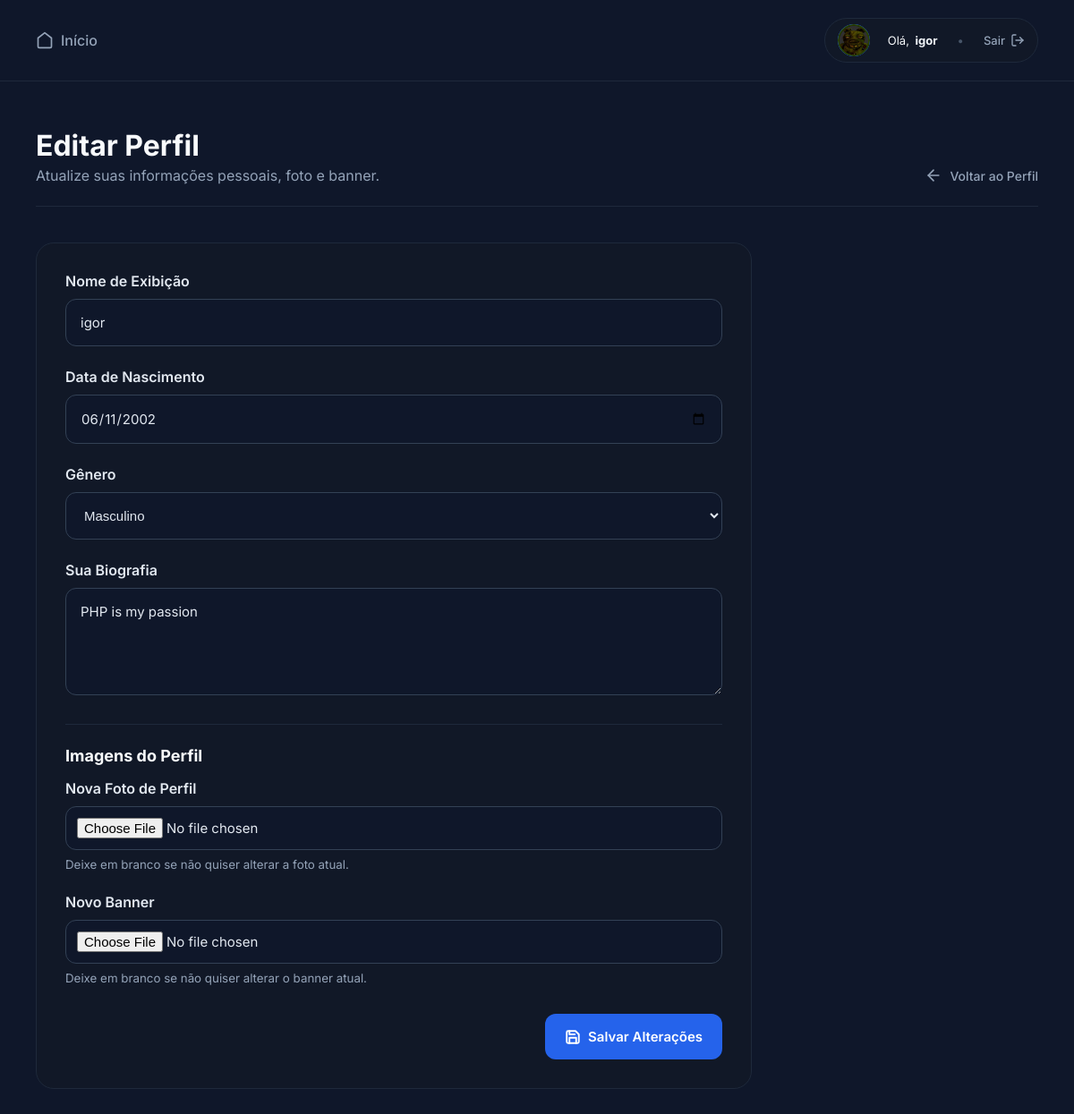
/cms/admin/editar-perfil.php (signed in), run on the app's committed database.
### tables this page shows
CREATE TABLE `usuarios` (
  `id` int(11) NOT NULL,
  `nome` varchar(100) NOT NULL,
  `foto` varchar(255) DEFAULT NULL,
  `banner` varchar(255) DEFAULT NULL,
  `biografia` text DEFAULT NULL,
  `data_nascimento` date DEFAULT NULL,
  `genero` varchar(50) DEFAULT NULL,
  `username` varchar(50) NOT NULL,
  `email` varchar(100) NOT NULL,
  `senha` varchar(255) NOT NULL,
  `criado_em` timestamp NOT NULL DEFAULT current_timestamp()
);

### cms/admin/editar-perfil.php (the view, shortened to what this page needs)
<?php
require_once("../config/database.php");
$id_logado = $_SESSION["usuario_id"];
$sql_user = "SELECT nome, biografia, data_nascimento, genero, foto, banner FROM usuarios WHERE id = ?";
$stmt_user = mysqli_prepare($conn, $sql_user);
mysqli_stmt_bind_param($stmt_user, "i", $id_logado);
mysqli_stmt_execute($stmt_user);
$usuario = mysqli_fetch_assoc(mysqli_stmt_get_result($stmt_user));
include("../includes/header.php");
?>
<main class="conteudo-admin">
    <div class="topo-pagina">
        <div>
            <h2>Editar Perfil</h2>
            <p>Atualize suas informações pessoais, foto e banner.</p>
        </div>
        <a href="perfil.php" class="btn-voltar">
            <svg width="20" height="20" viewBox="0 0 24 24" fill="none" stroke="currentColor" stroke-width="2" stroke-linecap="round" stroke-linejoin="round"><line x1="19" y1="12" x2="5" y2="12"></line><polyline points="12 19 5 12 12 5"></polyline></svg>
            Voltar ao Perfil
        </a>
    </div>
    <div class="card-formulario" style="max-width: 800px;">
        <form action="editar-perfil.php" method="POST" enctype="multipart/form-data">
            <div class="grupo-formulario">
                <label for="nome">Nome de Exibição</label>
                <input type="text" id="nome" name="nome" value="<?= htmlspecialchars($usuario['nome'] ?? '') ?>" required>
            </div>
            <div class="grupo-formulario">
                <label for="data_nascimento">Data de Nascimento</label>
                <input type="date"
                id="data_nascimento"
                name="data_nascimento"
                value="<?= htmlspecialchars($usuario['data_nascimento'] ?? '') ?>"
                min="1900-01-01"
                max="<?= date('Y-m-d'); ?>">
            </div>
            <div class="grupo-formulario">
                <label for="genero">Gênero</label>
                <select id="genero" name="genero" style="background: #0f172a; border: 1px solid #334155; border-radius: 12px; padding: 16px; color: #e2e8f0; font-size: 15px; width: 100%; outline: none; cursor: pointer;">
                    <option value="Masculino" <?= ($usuario['genero'] == 'Masculino') ? 'selected' : '' ?>>Masculino</option>
                </select>
            </div>
            <div class="grupo-formulario">
                <label for="biografia">Sua Biografia</label>
                <textarea id="biografia" name="biografia" placeholder="Conte um pouco sobre você..."><?= htmlspecialchars($usuario['biografia'] ?? '') ?></textarea>
            </div>
            <div style="border-top: 1px solid #1e293b; margin: 32px 0 24px 0; padding-top: 24px;">
                <h3 style="color: #f8fafc; font-size: 18px; margin-bottom: 16px;">Imagens do Perfil</h3>
                <div class="grupo-formulario">
                    <label for="foto">Nova Foto de Perfil</label>
                    <input type="file" id="foto" name="foto" accept="image/*" style="padding: 12px;">
                    <small style="color: #94a3b8; margin-top: 8px;">Deixe em branco se não quiser alterar a foto atual.</small>
                </div>
                <div class="grupo-formulario">
                    <label for="banner">Novo Banner</label>
                    <input type="file" id="banner" name="banner" accept="image/*" style="padding: 12px;">
                    <small style="color: #94a3b8; margin-top: 8px;">Deixe em branco se não quiser alterar o banner atual.</small>
                </div>
            </div>
            <div style="display: flex; justify-content: flex-end; gap: 16px; margin-top: 32px;">
                <button type="submit" class="botao-primario">
                    Salvar Alterações
                </button>
            </div>
        </form>
    </div>
</main>
<?php include("../includes/footer.php"); ?>

### cms/assets/css/global.css (style rules this page uses)
* { margin: 0; padding: 0; box-sizing: border-box; }
body { font-family: 'Inter', sans-serif; background: #0f172a; color: #e2e8f0; }
a { text-decoration: none; }
button, input, textarea { font-family: inherit; }

### cms/assets/css/admin.css (style rules this page uses)
.conteudo-admin { flex: 1; padding: 40px; }
.card-formulario, .card-formulario-vazio { background: #111827; border: 1px solid #1e293b; border-radius: 20px; padding: 32px; }
.topo-pagina, .topo-pagina-atualizada { display: flex; justify-content: space-between; align-items: flex-end; margin-bottom: 40px; border-bottom: 1px solid #1e293b; padding-bottom: 24px; flex-wrap: wrap; gap: 20px; }
.topo-pagina h2, .topo-pagina-atualizada h2 { font-size: 32px; font-weight: 700; color: #f8fafc; margin-top: 12px; margin-bottom: 4px; }
.topo-pagina p, .topo-pagina-atualizada p { color: #94a3b8; }
.grupo-formulario { display: flex; flex-direction: column; margin-bottom: 24px; }
.grupo-formulario label { margin-bottom: 10px; font-weight: 600; }
.grupo-formulario input, .grupo-formulario textarea { background: #0f172a; border: 1px solid #334155; border-radius: 12px; padding: 16px; color: #e2e8f0; font-size: 15px; transition: border-color 0.2s; }
.grupo-formulario textarea { resize: vertical; min-height: 120px; }
.botao-primario, .acao-novo-artigo { background: #2563eb; color: white; border: none; border-radius: 12px; padding: 16px 22px; font-size: 15px; font-weight: 600; cursor: pointer; transition: 0.2s; display: inline-flex; align-items: center; gap: 8px; height: fit-content; }
.btn-voltar { display: inline-flex; align-items: center; gap: 8px; color: #94a3b8; font-size: 14px; font-weight: 500; transition: color 0.2s; }

### data on the page
usuarios: nome "igor", data_nascimento "06/11/2002", genero "Masculino", biografia "PHP is my passion"

### other printed values
$_SESSION["usuario_nome"] "igor"
